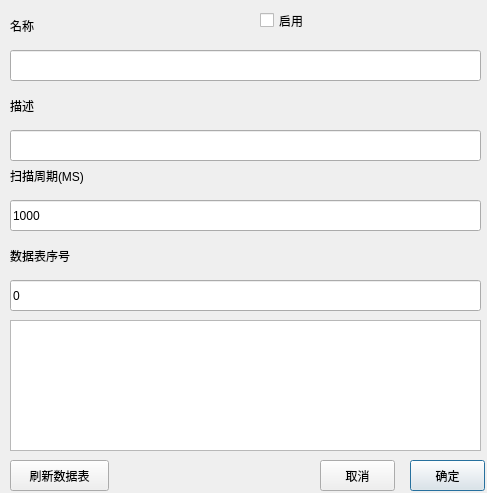
<?xml version="1.0" encoding="UTF-8"?>
<ui version="4.0">
 <class>CMDDataBlockDialog</class>
 <widget class="QDialog" name="CMDDataBlockDialog">
  <property name="geometry">
   <rect>
    <x>0</x>
    <y>0</y>
    <width>487</width>
    <height>493</height>
   </rect>
  </property>
  <property name="windowTitle">
   <string>Dialog</string>
  </property>
  <widget class="QLineEdit" name="nameEdit">
   <property name="geometry">
    <rect>
     <x>10</x>
     <y>50</y>
     <width>471</width>
     <height>31</height>
    </rect>
   </property>
  </widget>
  <widget class="QLabel" name="label_4">
   <property name="geometry">
    <rect>
     <x>10</x>
     <y>90</y>
     <width>471</width>
     <height>31</height>
    </rect>
   </property>
   <property name="text">
    <string>描述</string>
   </property>
  </widget>
  <widget class="QLineEdit" name="descriptionEdit">
   <property name="geometry">
    <rect>
     <x>10</x>
     <y>130</y>
     <width>471</width>
     <height>31</height>
    </rect>
   </property>
   <property name="readOnly">
    <bool>false</bool>
   </property>
  </widget>
  <widget class="QLabel" name="label_2">
   <property name="geometry">
    <rect>
     <x>10</x>
     <y>10</y>
     <width>241</width>
     <height>31</height>
    </rect>
   </property>
   <property name="text">
    <string>名称</string>
   </property>
  </widget>
  <widget class="QLineEdit" name="rateEdit">
   <property name="geometry">
    <rect>
     <x>10</x>
     <y>200</y>
     <width>471</width>
     <height>31</height>
    </rect>
   </property>
   <property name="text">
    <string notr="true">1000</string>
   </property>
   <property name="readOnly">
    <bool>false</bool>
   </property>
  </widget>
  <widget class="QLabel" name="label_5">
   <property name="geometry">
    <rect>
     <x>10</x>
     <y>160</y>
     <width>471</width>
     <height>31</height>
    </rect>
   </property>
   <property name="text">
    <string>扫描周期(MS)</string>
   </property>
  </widget>
  <widget class="QCheckBox" name="enableCheckBox">
   <property name="geometry">
    <rect>
     <x>260</x>
     <y>10</y>
     <width>181</width>
     <height>21</height>
    </rect>
   </property>
   <property name="layoutDirection">
    <enum>Qt::LeftToRight</enum>
   </property>
   <property name="text">
    <string>启用</string>
   </property>
  </widget>
  <widget class="QLineEdit" name="dataTabNumberEdit">
   <property name="geometry">
    <rect>
     <x>10</x>
     <y>280</y>
     <width>471</width>
     <height>31</height>
    </rect>
   </property>
   <property name="text">
    <string>0</string>
   </property>
   <property name="readOnly">
    <bool>false</bool>
   </property>
  </widget>
  <widget class="QLabel" name="label_7">
   <property name="geometry">
    <rect>
     <x>10</x>
     <y>240</y>
     <width>471</width>
     <height>31</height>
    </rect>
   </property>
   <property name="text">
    <string>数据表序号</string>
   </property>
  </widget>
  <widget class="QPushButton" name="okButton">
   <property name="geometry">
    <rect>
     <x>410</x>
     <y>460</y>
     <width>75</width>
     <height>31</height>
    </rect>
   </property>
   <property name="text">
    <string>确定</string>
   </property>
  </widget>
  <widget class="QPushButton" name="cancelButton">
   <property name="geometry">
    <rect>
     <x>320</x>
     <y>460</y>
     <width>75</width>
     <height>31</height>
    </rect>
   </property>
   <property name="text">
    <string>取消</string>
   </property>
  </widget>
  <widget class="QPushButton" name="refreshVarTabButton">
   <property name="geometry">
    <rect>
     <x>10</x>
     <y>460</y>
     <width>99</width>
     <height>31</height>
    </rect>
   </property>
   <property name="text">
    <string>刷新数据表</string>
   </property>
  </widget>
  <widget class="QTableWidget" name="tableWidget">
   <property name="geometry">
    <rect>
     <x>10</x>
     <y>320</y>
     <width>471</width>
     <height>131</height>
    </rect>
   </property>
  </widget>
 </widget>
 <resources/>
 <connections/>
</ui>
